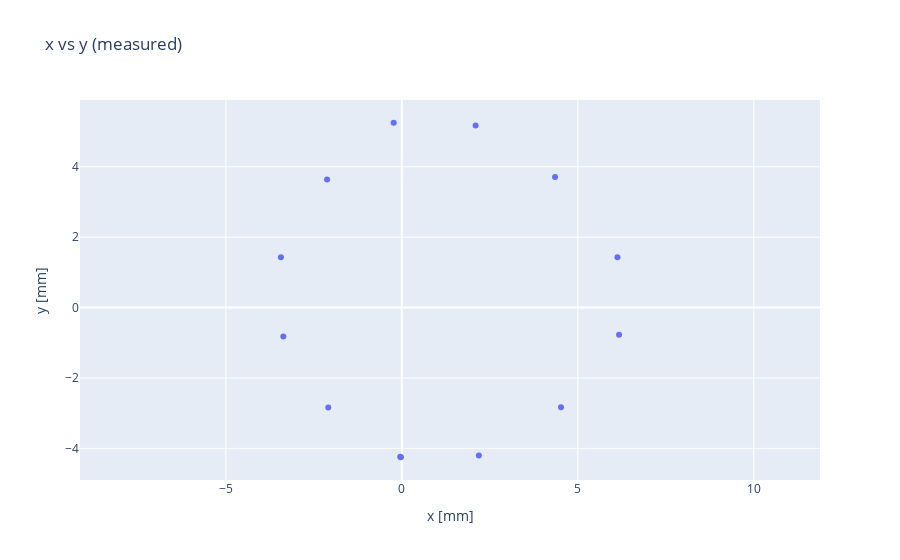

Notebook code cell kept with this figure:
### Code cell
a = 0
b = 1

measured2D = go.Scatter(x=locpred[:,a], y=locpred[:,b], mode='markers')
layout = go.Layout(title='x vs y (measured)')
fig2 = go.Figure(data=[measured2D], layout=layout)
fig2.update_layout(
    xaxis_title="x [mm]",
    yaxis_title="y [mm]"
)
fig2.update_yaxes(scaleanchor='x')
fig2.show()

### Figure 1 — Plotly figure (JSON) as saved in the notebook; plotly's stock layout.template omitted (floating-point values rounded to 4 significant figures)
{"data": [{"mode": "markers", "type": "scatter", "x": [-0.0265, 2.189, 4.524, 6.173, 6.127, 4.354, 2.097, -0.2311, -2.125, -3.435, -3.368, -2.089, -0.04497], "y": [-4.252, -4.202, -2.83, -0.7685, 1.434, 3.714, 5.172, 5.252, 3.642, 1.432, -0.8186, -2.839, -4.24]}], "layout": {"title": {"text": "x vs y (measured)"}, "xaxis": {"title": {"text": "x [mm]"}}, "yaxis": {"scaleanchor": "x", "title": {"text": "y [mm]"}}}}
